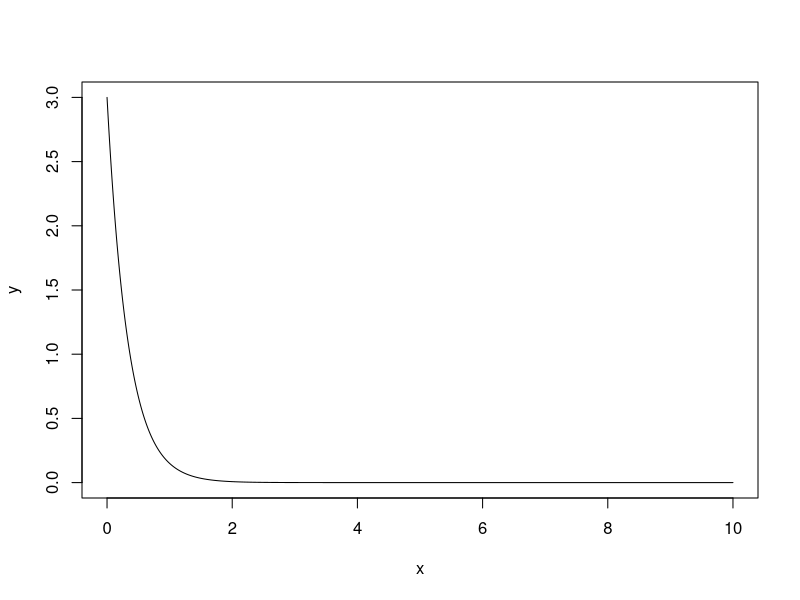
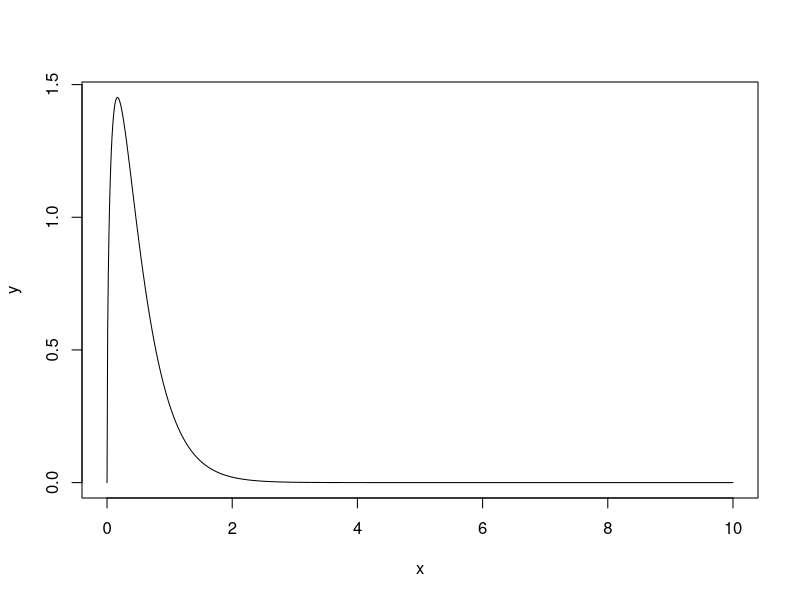
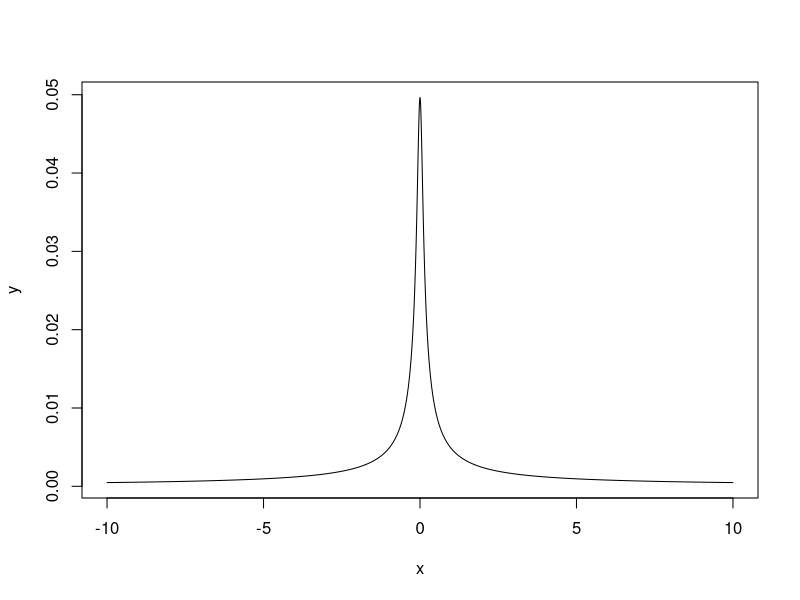
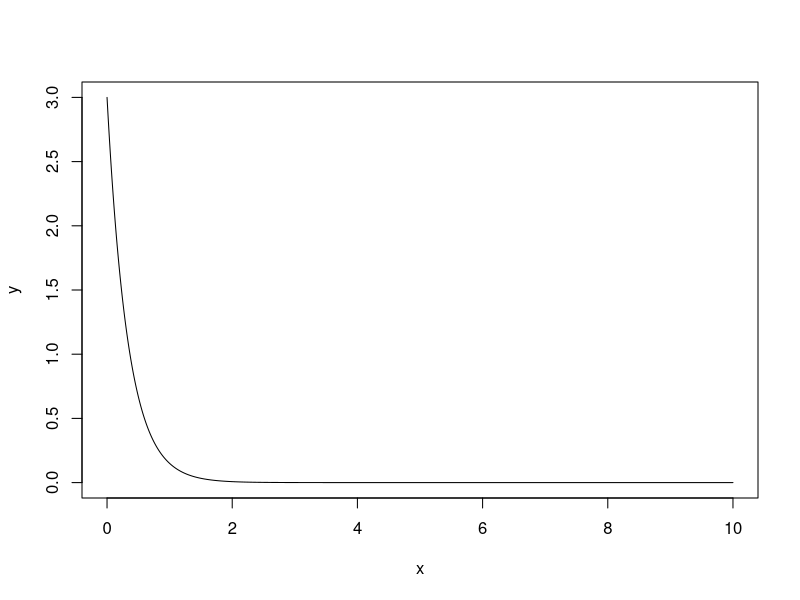

These figures' R source, in order:
#I
density_exponential = function(lambda, delta, a) {
  x = seq(0, a, delta);
  y = dexp(x, lambda);
  plot(x, y, type = "l");
}
density_exponential(3, 0.01, 10)

#I.1
#a
density_gamma = function(alpha, lambda, delta, a) {
  x = seq(0, a, delta);
  y = dgamma(x, alpha, lambda);
  plot(x, y, type = "l");
}
density_gamma(3/2, 3, 0.01, 10)

#b
density_Student = function(df, delta, a) {
  x = seq(-a, a, delta);
  y = dt(x, df);
  plot(x, y, type = "l");
}
density_Student(0.01, 0.01, 10)

#c
density_normal = function(lambda, delta, a) {
  x = seq(-a, a, delta);
  y = dnorm(lambda, delta);
  plot(x, y, type = "l");
}
density_exponential(3, 0.01, 10)

#II
LLN_Poisson = function(lambda, n) {
  return(mean(rpois(n, lambda)));
}
LLN_Poisson(3, 1)

LLN_Gamma = function(alpha, lambda, n) {
  return(mean(rgamma(n, alpha, lambda)));
}
LLN_Gamma(6, 3, 1000000)

#II.1
#a
LLN_Exp = function(lambda, n) {
  return(mean(rexp(n, lambda)));
}
LLN_Exp(3, 1000000);

#b
LLN_Binom = function(m, p, n) {
  return(mean(rbinom(n, m, p)));
}
LLN_Binom(10, 0.1, 10000000);

#c
LLN_Student = function(r, n) {
  return(mean(rt(n, r)));
}
LLN_Student(2, 1000);
LLN_Student(3, 1000);
LLN_Student(4, 1000);
LLN_Student(5, 1000);
LLN_Student(2, 10000);
LLN_Student(3, 10000);
LLN_Student(4, 10000);
LLN_Student(5, 10000);
LLN_Student(2, 100000);
LLN_Student(3, 100000);
LLN_Student(4, 100000);
LLN_Student(5, 100000);
LLN_Student(2, 1000000);
LLN_Student(3, 1000000);
LLN_Student(4, 1000000);
LLN_Student(5, 1000000);


#III
CLT_Poisson = function(lambda, n, N, z) {
  expectation = lambda;
  st_dev = sqrt(lambda);
  upper_bound = z * st_dev/sqrt(n) + expectation;
  sum = 0;
  for(i in 1:N) {
    x_n = mean(rpois(n, lambda));
    if(x_n <= upper_bound) {
      sum = sum + 1;
    }
  }
  return(c(sum/N, pnorm(z)));
}
CLT_Poisson(2, 1000, 10000, 0)

#III.1
CLT_Exp = function(lambda, n, N, z) {
  expectation = 1/lambda;
  st_dev = 1/lambda;
  upper_bound = z * st_dev/sqrt(n) + expectation;
  sum = 0;
  for(i in 1:N) {
    x_n = mean(rexp(n, lambda));
    if(x_n <= upper_bound) {
      sum = sum + 1;
    }
  }
  return(c(sum/N, pnorm(z)));
}
CLT_Exp(5, 30, 10000, 0)

#III.2
CLT_Gamma = function(alpha, lambda, n, N, z) {
  expectation = alpha/lambda;
  st_dev = alpha/(lambda*lambda);
  upper_bound = z * st_dev/sqrt(n) + expectation;
  sum = 0;
  for(i in 1:N) {
    x_n = mean(rgamma(n, lambda));
    if(x_n <= upper_bound) {
      sum = sum + 1;
    }
  }
  return(c(sum/N, pnorm(z)));
}
CLT_Exp(5, 30, 10000, 0)

#IV
binomial_probability = function(n, p, k) {
  expectation = n*p;
  variance = n*p*(1 - p);
  standard_deviation = sqrt(variance);
  q = (k + 0.5 - expectation)/standard_deviation;
  return(1 - pnorm(q));
}
binomial_probability(50, 0.3, 10)
